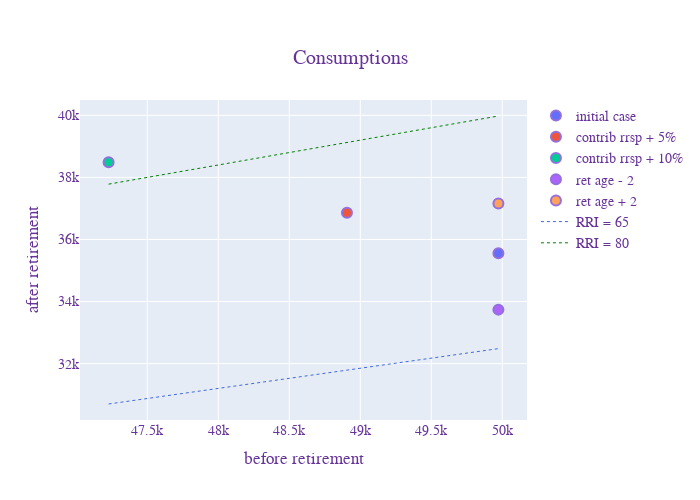

Write notebook code for a chart like this one.
### Markdown cell above
## Change contribution rate rrsp and retirement age

### Code cell
def create_data_changes(df):
    df_change = pd.DataFrame(np.repeat(df.values, 5, axis=0), columns=df.columns)
    df_change.cont_rate_rrsp += np.array([0, 0.05, 0.10, 0, 0])
    df_change.ret_age += np.array([0, 0, 0, -2, 2])
    if any(df_change.couple) is True:
        df_change.s_ret_age += np.array([0, 0, 0, -2, 2])
    return df_change

df_change = create_data_changes(df)
results = main.run_simulations(df_change, nsim=1, n_jobs=1, non_stochastic=True, base_year=2020)
results.merge()
df_change = results.df_merged

names = ['initial case', 'contrib rrsp + 5%', 'contrib rrsp + 10%', 'ret age - 2', 'ret age + 2']
init_cons_bef, init_cons_after = df_change.loc[0, ['cons_bef', 'cons_after']].values.squeeze().tolist()

fig = go.Figure()

l_cons_bef = []
for index, row in df_change.iterrows():
    l_cons_bef.append(row['cons_bef'])
    rri = row['cons_after'] / row['cons_bef'] * 100
    fig.add_scatter(x=[row['cons_bef']], y=[row['cons_after']],
                    mode='markers', 
                    marker=dict(size=10, line=dict(color='MediumPurple', width=2)),
                    name=names[index],
                    hovertemplate=
                    '%{text} <br>'
                    'cons. bef. ret: $%{x:,.0f} <br>'+
                    'cons. after ret: $%{y:,.0f} <br>'+
                    '<extra></extra>',
                    text = [f'<b>{names[index]}</b> <br />RRI: {rri:.0f}'],
                    showlegend = True)

cons_bef = np.array([min(l_cons_bef), max(l_cons_bef)])
fig.add_trace(go.Scatter(x=cons_bef, y=.65 * cons_bef,
                         mode='lines', name="RRI = 65",
                         line=dict(color="RoyalBlue", width=1, dash='dot')))
fig.add_trace(go.Scatter(x=cons_bef, y=.80 * cons_bef,
                         mode='lines', name="RRI = 80",
                         line=dict(color="Green", width=1, dash='dot')))


fig.update_layout(height=500, width=700,
                  title={'text': f"Consumptions",
                         'x': 0.5,
                         'xanchor': 'center',
                         'yanchor': 'top'},
                  xaxis_title="before retirement",
                  yaxis_title="after retirement",
                  font=dict(family="Courier New, monospace",
                            size=14,
                            color="RebeccaPurple"))

fig.show()

### Figure 1 — Plotly figure (JSON) as saved in the notebook; plotly's stock layout.template omitted (floating-point values rounded to 4 significant figures)
{"data": [{"hovertemplate": "%{text} <br>cons. bef. ret: $%{x:,.0f} <br>cons. after ret: $%{y:,.0f} <br><extra></extra>", "marker": {"line": {"color": "MediumPurple", "width": 2}, "size": 10}, "mode": "markers", "name": "initial case", "showlegend": true, "text": ["<b>initial case</b> <br />RRI: 71"], "type": "scatter", "x": [49970.0], "y": [35550.0]}, {"hovertemplate": "%{text} <br>cons. bef. ret: $%{x:,.0f} <br>cons. after ret: $%{y:,.0f} <br><extra></extra>", "marker": {"line": {"color": "MediumPurple", "width": 2}, "size": 10}, "mode": "markers", "name": "contrib rrsp + 5%", "showlegend": true, "text": ["<b>contrib rrsp + 5%</b> <br />RRI: 75"], "type": "scatter", "x": [48910.0], "y": [36860.0]}, {"hovertemplate": "%{text} <br>cons. bef. ret: $%{x:,.0f} <br>cons. after ret: $%{y:,.0f} <br><extra></extra>", "marker": {"line": {"color": "MediumPurple", "width": 2}, "size": 10}, "mode": "markers", "name": "contrib rrsp + 10%", "showlegend": true, "text": ["<b>contrib rrsp + 10%</b> <br />RRI: 82"], "type": "scatter", "x": [47230.0], "y": [38490.0]}, {"hovertemplate": "%{text} <br>cons. bef. ret: $%{x:,.0f} <br>cons. after ret: $%{y:,.0f} <br><extra></extra>", "marker": {"line": {"color": "MediumPurple", "width": 2}, "size": 10}, "mode": "markers", "name": "ret age - 2", "showlegend": true, "text": ["<b>ret age - 2</b> <br />RRI: 68"], "type": "scatter", "x": [49970.0], "y": [33740.0]}, {"hovertemplate": "%{text} <br>cons. bef. ret: $%{x:,.0f} <br>cons. after ret: $%{y:,.0f} <br><extra></extra>", "marker": {"line": {"color": "MediumPurple", "width": 2}, "size": 10}, "mode": "markers", "name": "ret age + 2", "showlegend": true, "text": ["<b>ret age + 2</b> <br />RRI: 74"], "type": "scatter", "x": [49970.0], "y": [37160.0]}, {"line": {"color": "RoyalBlue", "dash": "dot", "width": 1}, "mode": "lines", "name": "RRI = 65", "type": "scatter", "x": [47230.0, 49970.0], "y": [30700.0, 32480.0]}, {"line": {"color": "Green", "dash": "dot", "width": 1}, "mode": "lines", "name": "RRI = 80", "type": "scatter", "x": [47230.0, 49970.0], "y": [37780.0, 39980.0]}], "layout": {"font": {"color": "RebeccaPurple", "family": "Courier New, monospace", "size": 14}, "height": 500, "title": {"text": "Consumptions", "x": 0.5, "xanchor": "center", "yanchor": "top"}, "width": 700, "xaxis": {"autorange": true, "range": [47020.0, 50180.0], "title": {"text": "before retirement"}, "type": "linear"}, "yaxis": {"autorange": true, "range": [30180.0, 40490.0], "title": {"text": "after retirement"}, "type": "linear"}}}
